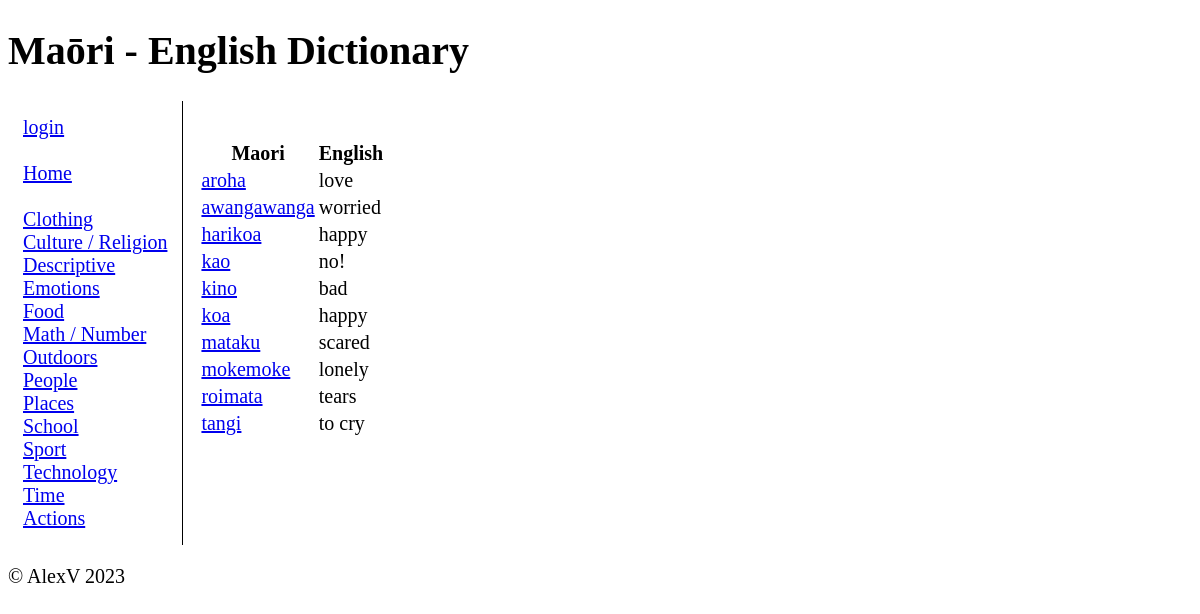
The page /cat/5 on the database its author committed.
### tables this page shows
CREATE TABLE "categories" (
	"id"	INTEGER,
	"category_name"	TEXT NOT NULL,
	PRIMARY KEY("id" AUTOINCREMENT)
);

CREATE TABLE "maori_dictionary" (
	"id"	INTEGER,
	"maori"	TEXT NOT NULL,
	"english"	INTEGER NOT NULL,
	"category_id"	INTEGER NOT NULL,
	"definition"	TEXT,
	"level"	INTEGER NOT NULL,
	"image"	TEXT,
	"last_edited"	TEXT NOT NULL,
	"edited_by"	INTEGER NOT NULL,
	PRIMARY KEY("id" AUTOINCREMENT),
	FOREIGN KEY("category_id") REFERENCES "categories"("id")
);

### app.py (the view)
@app.route("/cat/<category_id>")
def render_category(category_id):
    user = get_user()
    categories, terms = db_interact([["SELECT * FROM categories", False, "fetchall"], [
                                                   "SELECT * FROM maori_dictionary WHERE category_id=?", (category_id, )
                                                   , "fetchall"]])
    error = request.args.get("error")
    return render_template("home.html", categories=categories, terms=terms, user=user, error=error)

### app.py (called while the page is built)
def create_connection(sql):
    try:
        return sqlite3.connect(sql)
    except sqlite3.Error:
        print(sqlite3.Error)
    return (None)

def db_interact(data_requests):
    db = create_connection(DB)
    cur = db.cursor()
    results = []
    for data_request in data_requests:
        if data_request[1]:
            temp = cur.execute(data_request[0], data_request[1])
        else:
            temp = cur.execute(data_request[0])
        print(data_request)
        if data_request[2] == "fetchone":
            results.append(temp.fetchone())
        elif data_request[2] == "fetchall":
            results.append(temp.fetchall())
        elif data_request[2] == "commit":
            db.commit()
    db.close()
    return results

def get_user():
    if ("username" in session):
        display_name = session["username"]
        permission = session["permission"]
        if display_name is None:
            return False
        return [display_name, permission]
    return False

### templates/home.html (shortened to what this page needs)
{% extends 'base.html' %}
{% block heading %}Maōri - English Dictionary{% endblock %}
{% block main %}
<br>
<table>
    <thead>
        <tr>
            <th>Maori</th>
            <th>English</th>
        </tr>
    </thead>
    <tbody>
        {%for term in terms%}
        <tr>
        <td><a href="/term/{{term[0]}}"> {{term[1]}} </a></td>
        <td>{{term[2]}} </td>
        {%endfor%}
    </tbody>
</table>
{% endblock %}

### templates/base.html (shortened to what this page needs)
<!doctype html>
<html lang="en">
<head>
	<link href="/static/style.css" rel="stylesheet">
</head>
<body>
	<header>
		<h1>{% block heading %}{% endblock %}</h1>
	</header>
	<div class="container">
		<nav>
			{%if user%}
			 {{user[0]}}<br>
			<a href="/login">logout</a><br>
			{%else%}
			<a href="/login">login</a><br>
			{%endif%}<br>
            <a href="\">Home</a><br><br>
			{%for category in categories%}
			<a href="/cat/{{category[0]}}">{{category[1]}}</a>{%if user[1]%} - <a href="/edit/update/cat/{{category[0]}}">edit</a> <a href="/edit/delete/cat/{{category[0]}}">delete</a> {%endif%}
			<br>
			{%endfor%}
		</nav>
		<main>
            {% block main%}
			{% endblock main %}
        </main>
	</div>
	<footer>
		<p>
			&copy; AlexV 2023
		</p>
	</footer>
</body>
</html>

### static/style.css (style rules this page uses)
@media screen and (min-width:700px) { .container { display:flex; } }
.container>* { padding:15px; }
*:not(h1) { font-size: 20px; }
nav { border-right: 1px solid black; }

### rows shown on the page
categories: category_name "Clothing"
categories: category_name "Culture / Religion"
categories: category_name "Descriptive"
categories: category_name "Emotions"
categories: category_name "Food"
categories: category_name "Math / Number"
categories: category_name "Outdoors"
categories: category_name "People"
categories: category_name "Places"
categories: category_name "School"
categories: category_name "Sport"
categories: category_name "Technology"
categories: category_name "Time"
categories: category_name "Actions"
maori_dictionary: maori "aroha", english "love"
maori_dictionary: maori "awangawanga", english "worried"
maori_dictionary: maori "harikoa", english "happy"
maori_dictionary: maori "kao", english "no!"
maori_dictionary: maori "kino", english "bad"
maori_dictionary: maori "koa", english "happy"
maori_dictionary: maori "mataku", english "scared"
maori_dictionary: maori "mokemoke", english "lonely"
maori_dictionary: maori "roimata", english "tears"
maori_dictionary: maori "tangi", english "to cry"
